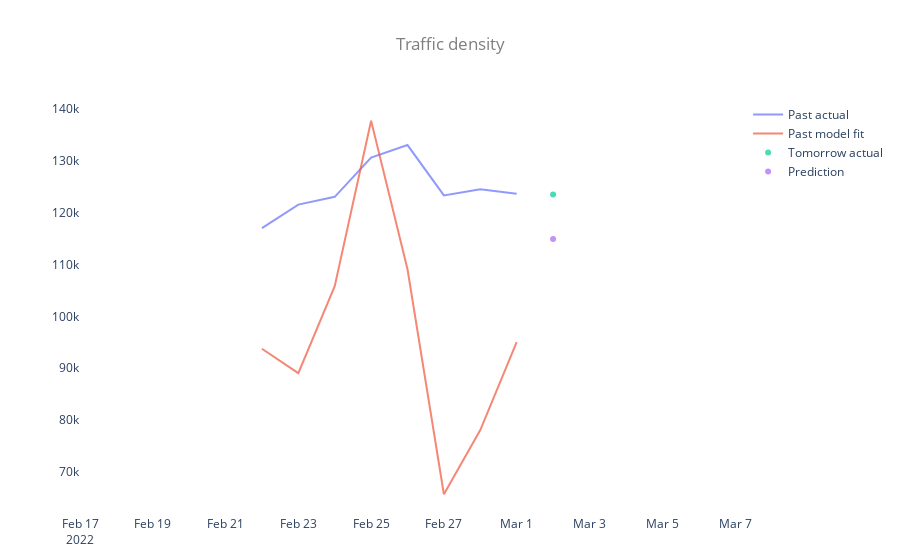

Notebook source saved alongside this figure:
### Code cell
fig = get_figure(traces)
go.Figure(data=fig)

### Figure 1 — Plotly figure (JSON) as saved in the notebook; plotly's stock layout.template omitted (floating-point values rounded to 4 significant figures)
{"data": [{"mode": "lines", "name": "Past actual", "opacity": 0.7, "textposition": "bottom center", "type": "scatter", "x": ["2022-02-22", "2022-02-23", "2022-02-24", "2022-02-25", "2022-02-26", "2022-02-27", "2022-02-28", "2022-03-01"], "y": [117017, 121569, 123069, 130634, 133057, 123336, 124541, 123671]}, {"mode": "lines", "name": "Past model fit", "opacity": 0.7, "textposition": "bottom center", "type": "scatter", "x": ["2022-02-22", "2022-02-23", "2022-02-24", "2022-02-25", "2022-02-26", "2022-02-27", "2022-02-28", "2022-03-01"], "y": [93765, 89062, 105837, 137744, 109089, 65697, 78073, 95021]}, {"mode": "markers", "name": "Tomorrow actual", "opacity": 0.7, "textposition": "bottom center", "type": "scatter", "x": ["2022-03-02"], "y": [123502]}, {"mode": "markers", "name": "Prediction", "opacity": 0.7, "textposition": "bottom center", "type": "scatter", "x": ["2022-03-02"], "y": [114929]}], "layout": {"autosize": true, "hovermode": "x", "margin": {"b": 15}, "paper_bgcolor": "rgba(0, 0, 0, 0)", "plot_bgcolor": "rgba(0, 0, 0, 0)", "title": {"font": {"color": "grey"}, "text": "Traffic density", "x": 0.5}, "xaxis": {"range": ["2022-02-17", "2022-03-07"]}}}
